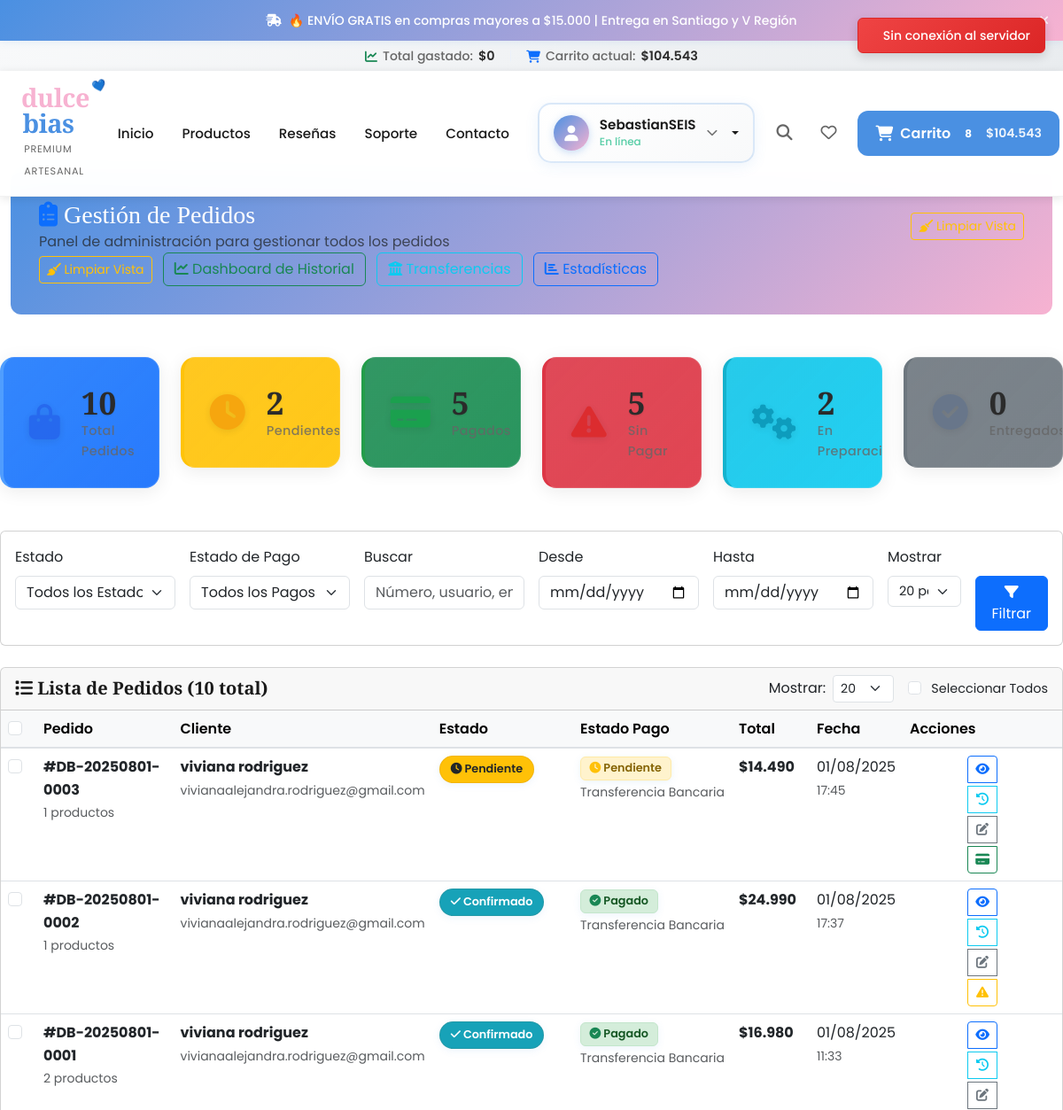
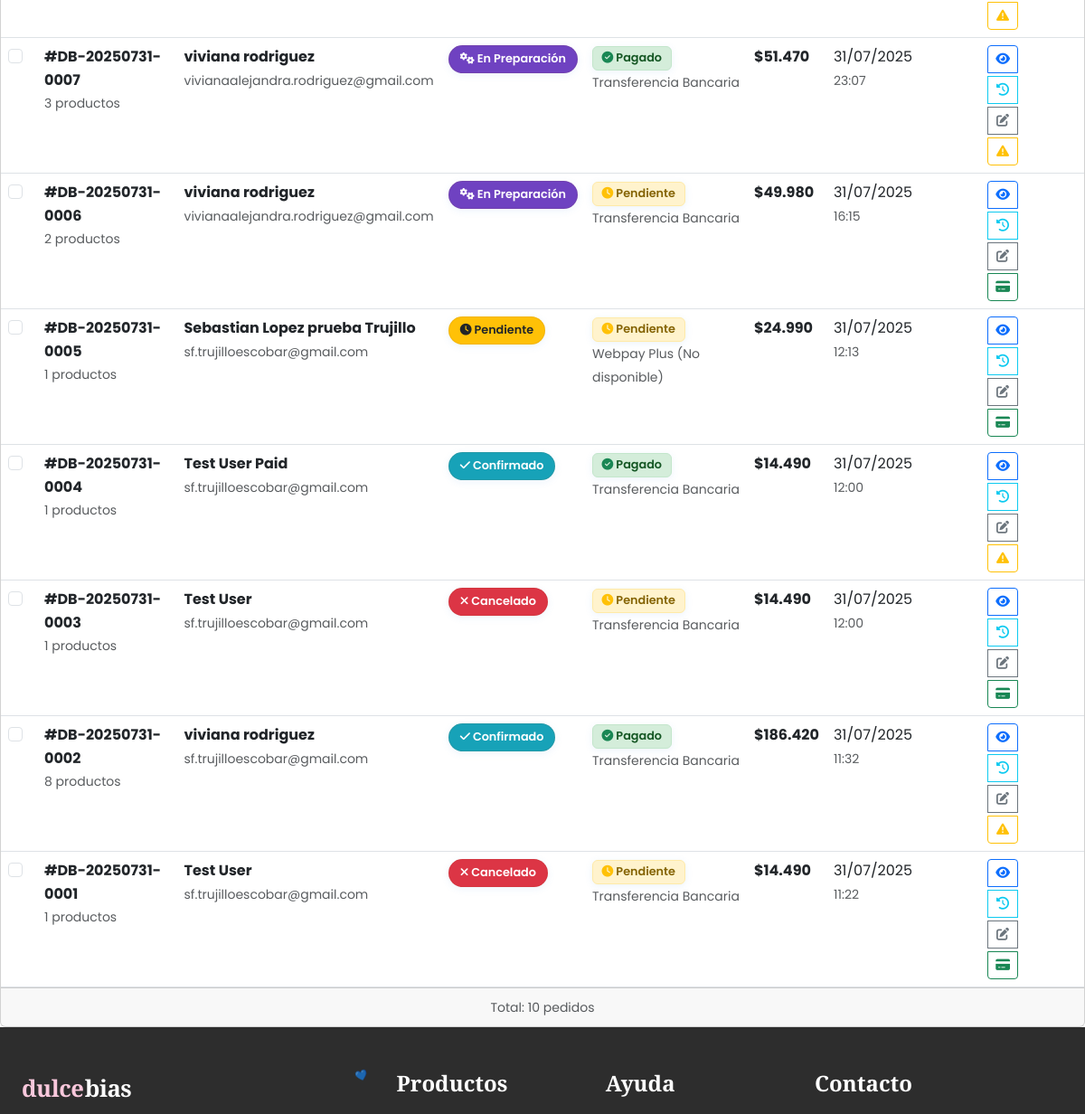
The app's page /orders/admin/ (signed in, upper part), older data (2 pictures, top to bottom).
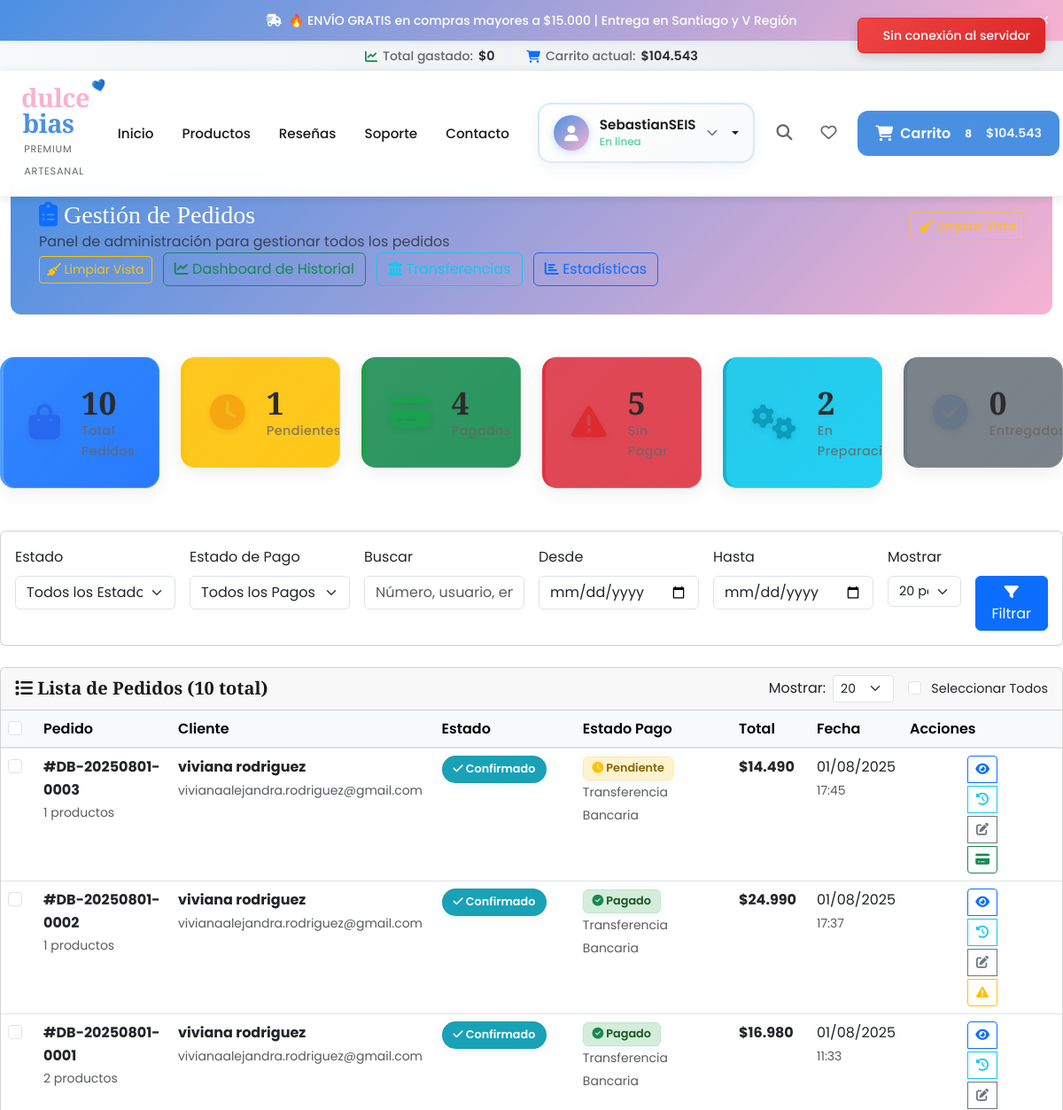
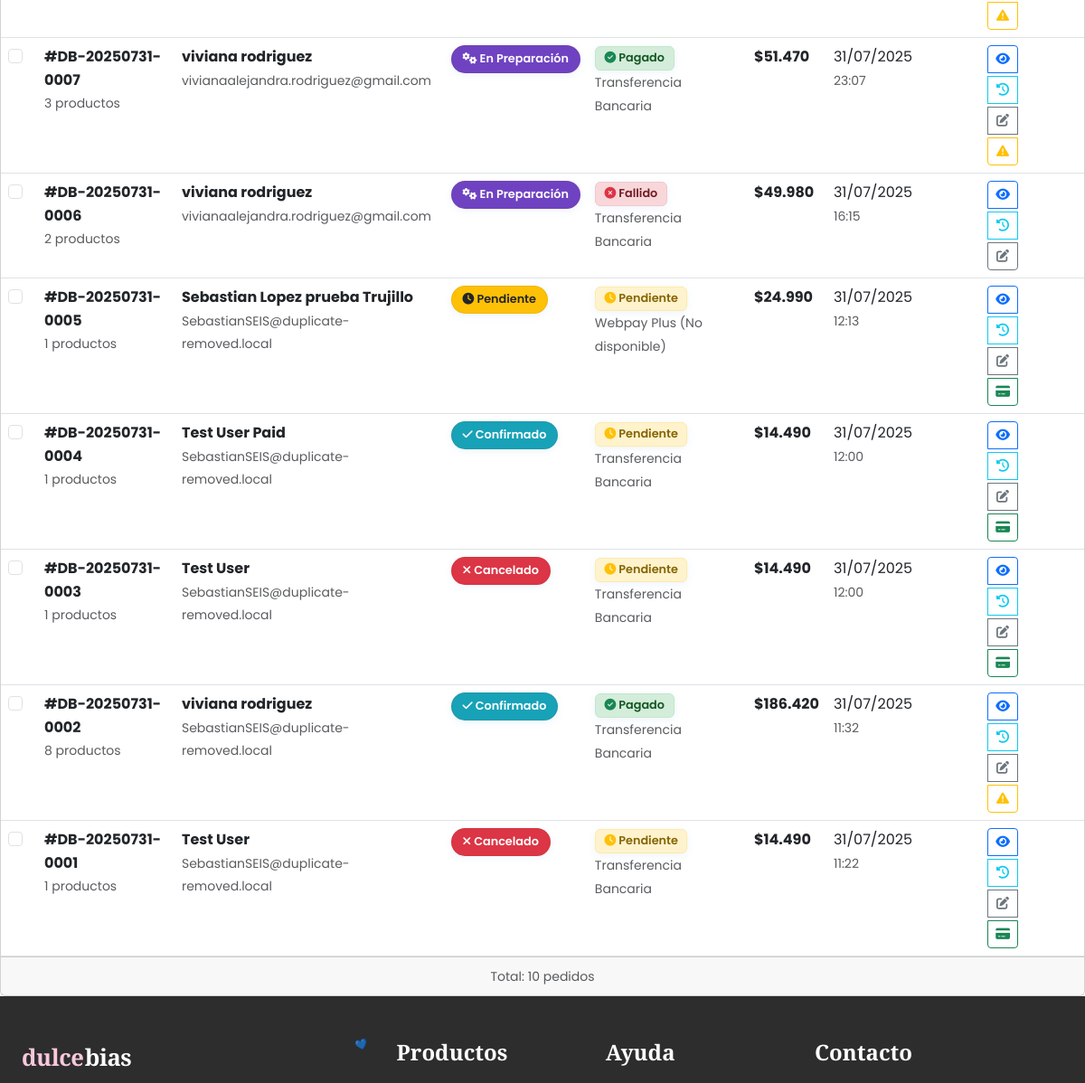
The same page, newer data (2 pictures, top to bottom).
### orders/models.py (models this page shows, shortened)
class Order(models.Model):
    STATUS_CHOICES = [
        ('pending', 'Pendiente'),
        ('confirmed', 'Confirmado'),
        ('processing', 'En Preparación'),
        ('shipped', 'Enviado'),
        ('delivered', 'Entregado'),
        ('cancelled', 'Cancelado'),
    ]
    PAYMENT_STATUS_CHOICES = [
        ('pending', 'Pendiente'),
        ('paid', 'Pagado'),
        ('failed', 'Fallido'),
        ('refunded', 'Reembolsado'),
    ]
    REGION_CHOICES = [
        ('rm', 'Región Metropolitana'),
        ('v', 'V Región - Valparaíso'),
        ('viii', 'VIII Región - Biobío'),
        ('iv', 'IV Región - Coquimbo'),
        ('other', 'Otra Región'),
    ]
    PAYMENT_METHOD_CHOICES = [
        ('webpay', 'Webpay Plus (No disponible)'),  # Integración pendiente
        ('transfer', 'Transferencia Bancaria'),
        ('cash', 'Pago contra entrega'),
    ]
    order_number = models.CharField(max_length=20, unique=True, editable=False)
    user = models.ForeignKey(User, on_delete=models.CASCADE, related_name='orders')
    status = models.CharField(max_length=20, choices=STATUS_CHOICES, default='pending')
    payment_status = models.CharField(max_length=20, choices=PAYMENT_STATUS_CHOICES, default='pending')
    first_name = models.CharField(max_length=50)
    last_name = models.CharField(max_length=50)
    email = models.EmailField()
    phone = models.CharField(max_length=20)
    address = models.CharField(max_length=250)
    city = models.CharField(max_length=100)
    region = models.CharField(max_length=10, choices=REGION_CHOICES)
    postal_code = models.CharField(max_length=10, blank=True)
    payment_method = models.CharField(max_length=20, choices=PAYMENT_METHOD_CHOICES, default='transfer')
    subtotal = models.DecimalField(max_digits=10, decimal_places=0)
    shipping_cost = models.DecimalField(max_digits=10, decimal_places=0, default=0)
    total = models.DecimalField(max_digits=10, decimal_places=0)
    created_at = models.DateTimeField(auto_now_add=True)
    updated_at = models.DateTimeField(auto_now=True)
    shipped_at = models.DateTimeField(null=True, blank=True)
    delivered_at = models.DateTimeField(null=True, blank=True)
    notes = models.TextField(blank=True, help_text="Notas especiales para el pedido")
    tracking_number = models.CharField(max_length=100, blank=True)
    class Meta:
        ordering = ['-created_at']
        indexes = [
            models.Index(fields=['order_number']),
            models.Index(fields=['user', '-created_at']),
            models.Index(fields=['status']),
        ]
    @property
    def full_name(self):
        return f"{self.first_name} {self.last_name}"
    @property
    def formatted_total(self):
        return f"${int(self.total):,}".replace(',', '.')
    def get_total_items(self):
        return sum(item.quantity for item in self.items.all())

class OrderItem(models.Model):
    order = models.ForeignKey(Order, on_delete=models.CASCADE, related_name='items')
    product = models.ForeignKey(Product, on_delete=models.CASCADE)
    price = models.DecimalField(max_digits=10, decimal_places=0)  # Precio al momento de la compra
    quantity = models.PositiveIntegerField(default=1)

### orders/admin_views.py (the view, shortened to what this page needs)
# urls.py: path('', admin_views.OrderManagementView.as_view(), name='admin_management'),
class OrderManagementView(SuperuserRequiredMixin, ListView):
    model = Order
    template_name = 'orders/admin/order_management.html'
    context_object_name = 'orders'
    paginate_by = 20  # Valor por defecto
    def get_paginate_by(self, queryset):
        page_size = self.request.GET.get('page_size', '20')
        try:
            page_size = int(page_size)
            if page_size in [10, 20, 50, 100]:
                return page_size
            else:
                return 20  # Valor por defecto si no es válido
        except (ValueError, TypeError):
            return 20  # Valor por defecto si no es un número válido
    def get_queryset(self):
        queryset = Order.objects.select_related('user').prefetch_related('items__product')
        status_filter = self.request.GET.get('status')
        payment_status_filter = self.request.GET.get('payment_status')
        search_query = self.request.GET.get('search')
        date_from = self.request.GET.get('date_from')
        date_to = self.request.GET.get('date_to')
        if status_filter and status_filter != 'all':
            queryset = queryset.filter(status=status_filter)
        if payment_status_filter and payment_status_filter != 'all':
            queryset = queryset.filter(payment_status=payment_status_filter)
        if date_from:
            queryset = queryset.filter(created_at__date__gte=date_from)
        if date_to:
            queryset = queryset.filter(created_at__date__lte=date_to)
        return queryset.order_by('-created_at')
    def get_context_data(self, **kwargs):
        context = super().get_context_data(**kwargs)
        context['stats'] = {
            'total_orders': Order.objects.count(),
            'pending_orders': Order.objects.filter(status='pending').count(),
            'processing_orders': Order.objects.filter(status='processing').count(),
            'delivered_orders': Order.objects.filter(status='delivered').count(),
            'paid_orders': Order.objects.filter(payment_status='paid').count(),
            'unpaid_orders': Order.objects.filter(payment_status='pending').count(),
        }
        context['current_filters'] = {
            'status': self.request.GET.get('status', 'all'),
            'payment_status': self.request.GET.get('payment_status', 'all'),
            'search': self.request.GET.get('search', ''),
            'date_from': self.request.GET.get('date_from', ''),
            'date_to': self.request.GET.get('date_to', ''),
            'page_size': self.request.GET.get('page_size', '20'),
        }
        context['status_choices'] = Order.STATUS_CHOICES
        context['payment_status_choices'] = Order.PAYMENT_STATUS_CHOICES
        context['page_size_options'] = [
            {'value': '10', 'label': '10 por página'},
            {'value': '20', 'label': '20 por página'},
            {'value': '50', 'label': '50 por página'},
            {'value': '100', 'label': '100 por página'},
        ]
        return context

### templates/orders/admin/order_management.html (shortened to what the changed rows need)
{% extends 'base.html' %}
{% load static %}
{% block content %}
<div class="container-fluid py-4">
    <div class="admin-header mb-4">
        <div class="row align-items-center">
            <div class="col">
                <h1 class="h3 mb-0">
                    <i class="fas fa-clipboard-list text-primary"></i>
                    Gestión de Pedidos
                </h1>
            </div>
        </div>
        </div>
    </div>
    <div class="row mb-4">
        <div class="col-md-2">
            <div class="stat-card bg-warning">
                <div class="stat-content">
                    <h3>{{ stats.pending_orders }}</h3>
                    <p>Pendientes</p>
                </div>
            </div>
        </div>
        <div class="col-md-2">
            <div class="stat-card bg-success">
                <div class="stat-content">
                    <h3>{{ stats.paid_orders }}</h3>
                    <p>Pagados</p>
                </div>
            </div>
        </div>
    </div>
    <div class="card">
        <div class="card-body p-0">
            {% if orders %}
                <div class="table-responsive">
                    <table class="table table-hover mb-0">
                        <thead class="table-light">
                            <tr>
                                <th width="40px">
                                    <input type="checkbox" id="header-checkbox" class="form-check-input">
                                </th>
                                <th>Pedido</th>
                                <th>Cliente</th>
                                <th>Estado</th>
                                <th>Estado Pago</th>
                                <th>Total</th>
                                <th>Fecha</th>
                                <th width="180px">Acciones</th>
                            </tr>
                        </thead>
                        <tbody>
                            {% for order in orders %}
                            <tr class="order-row" data-order-id="{{ order.id }}">
                                <td>
                                    <input type="checkbox" class="form-check-input order-checkbox"
                                           value="{{ order.id }}">
                                </td>
                                <td>
                                    <div class="order-info">
                                        <strong>#{{ order.order_number }}</strong>
                                        <br>
                                        <small class="text-muted">{{ order.get_total_items }} productos</small>
                                    </div>
                                </td>
                                <td>
                                    <div class="customer-info">
                                        <strong>{{ order.full_name }}</strong>
                                        <br>
                                        <small class="text-muted">{{ order.user.email }}</small>
                                    </div>
                                </td>
                                <td>
                                    <span class="badge status-badge status-{{ order.status }}">
                                        {% if order.status == 'pending' %}
                                            <i class="fas fa-clock"></i> Pendiente
                                        {% elif order.status == 'confirmed' %}
                                            <i class="fas fa-check"></i> Confirmado
                                        {% elif order.status == 'processing' %}
                                            <i class="fas fa-cogs"></i> En Preparación
                                        {% elif order.status == 'shipped' %}
                                            <i class="fas fa-shipping-fast"></i> Enviado
                                        {% elif order.status == 'delivered' %}
                                            <i class="fas fa-check-circle"></i> Entregado
                                        {% elif order.status == 'cancelled' %}
                                            <i class="fas fa-times"></i> Cancelado
                                        {% endif %}
                                    </span>
                                </td>
                                <td>
                                    <span class="badge payment-badge payment-{{ order.payment_status }}">
                                        {% if order.payment_status == 'pending' %}
                                            <i class="fas fa-clock text-warning"></i> Pendiente
                                        {% elif order.payment_status == 'paid' %}
                                            <i class="fas fa-check-circle text-success"></i> Pagado
                                        {% elif order.payment_status == 'failed' %}
                                            <i class="fas fa-times-circle text-danger"></i> Fallido
                                        {% elif order.payment_status == 'refunded' %}
                                            <i class="fas fa-undo text-info"></i> Reembolsado
                                        {% endif %}
                                    </span>
                                    <br>
                                    <small class="text-muted">{{ order.get_payment_method_display }}</small>
                                </td>
                                <td>
                                    <strong>{{ order.formatted_total }}</strong>
                                </td>
                                <td>
                                    <div class="date-info">
                                        {{ order.created_at|date:"d/m/Y" }}
                                        <br>
                                        <small class="text-muted">{{ order.created_at|time:"H:i" }}</small>
                                    </div>
                                </td>
                                <td>
                                    <div class="btn-group-vertical d-grid gap-1" role="group">
                                        <a href="{% url 'orders:admin_detail' order.order_number %}"
                                           class="btn btn-sm btn-outline-primary" title="Ver Detalle">
                                            <i class="fas fa-eye"></i>
                                        </a>
                                        <a href="{% url 'orders:admin_order_history' order.order_number %}"
                                           class="btn btn-sm btn-outline-info" title="Ver Historial">
                                            <i class="fas fa-history"></i>
                                        </a>
                                        <button class="btn btn-sm btn-outline-secondary quick-status-btn"
                                                data-order-id="{{ order.id }}"
                                                data-current-status="{{ order.status }}"
                                                title="Cambiar Estado">
                                            <i class="fas fa-edit"></i>
                                        </button>
                                        {% if order.payment_status == 'pending' %}
                                            <button class="btn btn-sm btn-outline-success payment-btn"
                                                    data-order-id="{{ order.id }}"
                                                    data-action="mark_paid"
                                                    title="Marcar como Pagado">
                                                <i class="fas fa-credit-card"></i>
                                            </button>
                                        {% elif order.payment_status == 'paid' %}
                                            <button class="btn btn-sm btn-outline-warning payment-btn"
                                                    data-order-id="{{ order.id }}"
                                                    data-action="mark_unpaid"
                                                    title="Marcar como No Pagado">
                                                <i class="fas fa-exclamation-triangle"></i>
                                            </button>
                                        {% endif %}
                                    </div>
                                </td>
                            </tr>
                            {% endfor %}
                        </tbody>
                    </table>
                </div>
            {% else %}
                <div class="text-center py-5">
                    <i class="fas fa-shopping-bag fa-3x text-muted mb-3"></i>
                    <h5>No se encontraron pedidos</h5>
                    <p class="text-muted">No hay pedidos que coincidan con los filtros aplicados.</p>
                </div>
            {% endif %}
        </div>
    </div>
{% endblock %}

Row changes from the older to the newer data that the page shows:
changed Order "DB-20250801-0003": status "Pendiente" → "Confirmado"
changed Order "DB-20250731-0006": payment_status "Pendiente" → "Fallido"
changed through a linked row, Order "DB-20250731-0005": user.email "sf.trujilloescobar@gmail.com" → "SebastianSEIS@duplicate-removed.local"
changed Order "DB-20250731-0004": user.email "sf.trujilloescobar@gmail.com" → "SebastianSEIS@duplicate-removed.local"; payment_status "Pagado" → "Pendiente"
changed through a linked row, Order "DB-20250731-0003": user.email "sf.trujilloescobar@gmail.com" → "SebastianSEIS@duplicate-removed.local"
changed through a linked row, Order "DB-20250731-0002": user.email "sf.trujilloescobar@gmail.com" → "SebastianSEIS@duplicate-removed.local"
changed through a linked row, Order "DB-20250731-0001": user.email "sf.trujilloescobar@gmail.com" → "SebastianSEIS@duplicate-removed.local"
Text that changed along with them:
{{ stats.pending_orders }}: "2" → "1"
{{ stats.paid_orders }}: "5" → "4"
